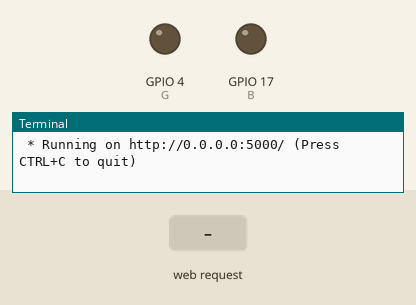
Bench run of a program on a simulated Raspberry Pi (BCM pin numbers). Parts: output pins drawn as LEDs (lit = HIGH), the last lines printed to the terminal. Inputs (shaded band) come from the test bench. The clock reads 2024-03-15 10:24:30 at power-on unless the program sets it.

Above: at 1.2 s.
1.3 s: HTTP request for /g/1 received
At 2.4 s:
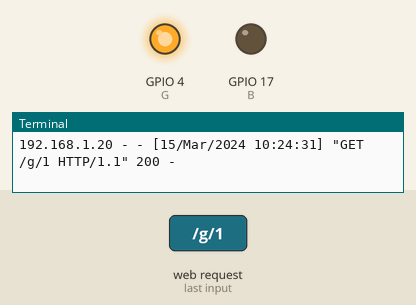
2.8 s: HTTP request for / received
Timing chart, 0 to 5.8 s (numbered marks = the images above; inputs shaded):
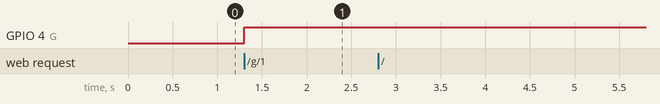

The program:

flask_button_led_task.py
```python
from flask import Flask, render_template
import RPi.GPIO as GPIO

G = 4
B = 17

GPIO.setmode(GPIO.BCM)
GPIO.setup(G, GPIO.OUT)
GPIO.setup(B, GPIO.OUT)

app = Flask(__name__)


@app.route("/")
def hello():
    return render_template("button_led_2.html")

@app.route("/<color>/<op>")
def led(color, op):
    if color == 'g':
        if op == '1':
            GPIO.output(G, GPIO.HIGH)
            return "GREEN ON"
        else:
            GPIO.output(G, GPIO.LOW)
            return "GREEN OFF"
    else:
        if op == '1':
            GPIO.output(B, GPIO.HIGH)
            return "BLUE ON"
        else:
            GPIO.output(B, GPIO.LOW)
            return "BLUE OFF"


if __name__ == "__main__": #터미널에서 실행된 경우
    try:
        app.run(host="0.0.0.0")
    finally:
        print("clean up")
        GPIO.output(G, GPIO.LOW)
        GPIO.setup(B, GPIO.IN)
        GPIO.cleanup()
```

Measured:
- after the input at 1.3 s, GPIO 4 (G): LOW → HIGH at once
